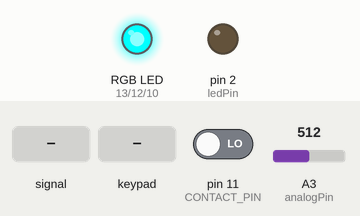
Recording of a sketch running on a simulated Arduino Uno, built with avr-gcc and run on an emulated ATmega328P. On the bench: an RGB LED mixed from three pins (HIGH = lit), output pins drawn as LEDs (lit = HIGH). Dashed ring = blinking. Inputs (shaded band) come from the test bench; at power-on: pin 11 (CONTACT_PIN) LOW, A3 (analogPin) = 512. What the sketch prints to the serial monitor is not drawn.

Above: at 1.2 s.
1.3 s: A3 (analogPin) fed a 200 Hz sine of ±255 counts around its level
4.3 s: keypad keys 1 2 3 4 pressed 0.4 s apart
At 6.35 s:
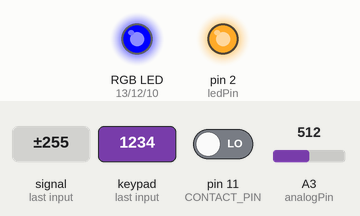
7.4 s: key '*' pressed
At 8.8 s:
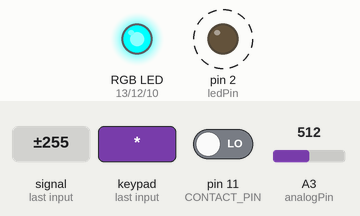
9.1 s: keypad keys 1 3 9 7 pressed 0.4 s apart
At 10.9 s:
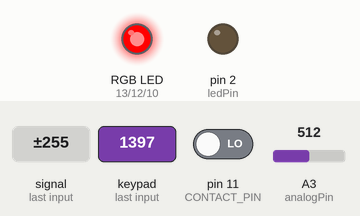
12.8 s: keypad keys 1 3 9 7 # pressed 0.4 s apart
At 14.8 s:
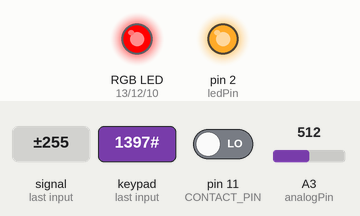
16.5 s: pin 11 (CONTACT_PIN) driven HIGH
At 17.1 s:
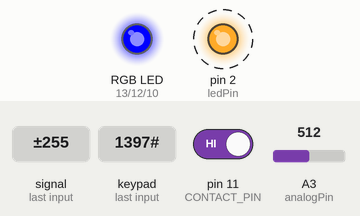
Timing chart, 0 to 48.0 s (numbered marks = the images above; inputs shaded):
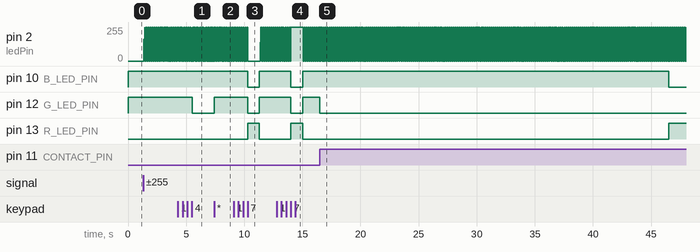

Measured:
- after the input at 4.3 s, pin 12 (G_LED_PIN): HIGH → LOW after 1.2 s
- after the input at 7.4 s, pin 12 (G_LED_PIN): LOW → HIGH at once
- after the input at 9.1 s, pin 10 (B_LED_PIN), pin 12 (G_LED_PIN): HIGH → LOW after 1.2 s, → HIGH 1.0 s later; pin 13 (R_LED_PIN): LOW → HIGH after 1.2 s, → LOW 1.0 s later
- after the input at 12.8 s, pin 10 (B_LED_PIN), pin 12 (G_LED_PIN): HIGH → LOW after 1.2 s, → HIGH 1.0 s later; pin 13 (R_LED_PIN): LOW → HIGH after 1.2 s, → LOW 1.0 s later
- after the input at 16.5 s, pin 12 (G_LED_PIN): HIGH → LOW at once
- by itself, pin 2 (ledPin): alternates 255/255 for 0.02 s and 0/255 for 0.02 s

The sketch:

Experimento1.ino
```cpp
#include <Keypad.h>

//Specified password
const int claves = 4;
const String KEY[claves] = {"1234" , "2223" , "3456", "4444"};
const int keySize = 4;

//Time in milliseconds which the system is locked
const int LOCK_TIME = 30000;

//Keypad rows
const byte ROWS = 4;

//Keypad columns
const byte COLS = 3;

//Maximum number of attempts allowed
const byte maxAttempts = 3;

//Keypad mapping matrix
char hexaKeys[ROWS][COLS] = {
  {
    '1', '2', '3'
  }
  ,
  {
    '4', '5', '6'
  }
  ,
  {
    '7', '8', '9'
  }
  ,
  {
    '*', '0', '#'
  }
};

//Keypad row pins definition
byte rowPins[ROWS] = {
  9, 8, 7, 6
};

//Keypad column pins definition
byte colPins[COLS] = {
  5, 4, 3
};

//Keypad library initialization
Keypad customKeypad = Keypad(makeKeymap(hexaKeys), rowPins, colPins, ROWS, COLS);

//Current key variable
String currentKey;

//If the number of current attempts exceeds the maximum allowed
boolean block;

int analogPin = 3;     // potentiometer wiper (middle terminal) connected to analog pin 3
int ledPin = 2;                       // outside leads to ground and +5V
int val = 0;           // variable to store the value read
            //  setup serial
int pirState = LOW;


//Button pin
const int CONTACT_PIN = 11;

//R LED pin
const int R_LED_PIN = 13;

//G LED pin
const int G_LED_PIN = 12;

//B LED pin
const int B_LED_PIN = 10;

//Door state
boolean open;

//Attribute that defines the button state
boolean buttonState;

//Current time when the button is tapped
long currTime;

//Number of current attempts
byte attempts;

void setup()
{
  Serial.begin(9600);
  pinMode(ledPin, OUTPUT);

  buttonState = false;

  pinMode(R_LED_PIN, OUTPUT);
  pinMode(G_LED_PIN, OUTPUT);
  pinMode(B_LED_PIN, OUTPUT);
  pinMode(CONTACT_PIN,INPUT);

  currentKey = "";
  open = false;
  attempts = 0;
  block = false;

  analogWrite(R_LED_PIN, 0);
  analogWrite(G_LED_PIN, 255);
  analogWrite(B_LED_PIN, 255);
}

void loop()
{

   //Button input read and processing
  if(!buttonState)
  {
    if(digitalRead(CONTACT_PIN)) {
      currTime = millis();
      buttonState = true;
       setColor(0, 0, 255);
      open = true;
      attempts = 0;
      Serial.println("Door opened!!");
    }
  }
  else {
    if(digitalRead(CONTACT_PIN)) {
      if((millis()-currTime)>=30000) {
        setColor(255, 0, 0);
        currTime = millis();
        Serial.println("Door opened too much time!!");
      }
  }else {
    if(digitalRead(CONTACT_PIN)) {
      open=true;
    }else{
      open = false;
      buttonState = false;
      setColor(0, 255, 255);
      Serial.println("Door closed!!");
    }
  }
  }

  val = analogRead(analogPin);     // read the input pin
  if (val >670) {            // check if the input is HIGH
    digitalWrite(ledPin, HIGH);  // turn LED ON
    if (pirState == LOW) {
      // we have just turned on
      Serial.println("Motion detected!");
      // We only want to print on the output change, not state
      pirState = HIGH;
    }
  } else {
    digitalWrite(ledPin, LOW); // turn LED OFF
    if (pirState == HIGH){
      // we have just turned of
      Serial.println("Motion ended!");
      // We only want to print on the output change, not state
      pirState = LOW;
    }// debug value
}


  char customKey;

  if(!block) {
    //Selected key parsed;
    customKey = customKeypad.getKey();
  }
  else {
    Serial.println("Number of attempts exceeded");
    while(true);
  }

  //Verification of input and appended value
  if (customKey) {
    currentKey+=String(customKey);
    Serial.println(currentKey);
  }

  //If the current key contains '*' and door is open
  if(open && currentKey.endsWith("*")) {
    open = false;
    setColor(0, 255, 255);
    Serial.println("Door closed");
    digitalWrite(10,LOW);
    currentKey = "";
    check();
  }
  //If the current key contains '#' reset attempt
  if(currentKey.endsWith("#")&&currentKey.length()<=keySize) {
    currentKey = "";
    Serial.println("Attempt deleted");
  }

  //If current key matches the key length
  if (currentKey.length()== keySize)
  {
    int i = 0;
    boolean centinela = false;
    while(i<claves && centinela == false){

    if(currentKey == KEY[i] && !((millis()-currTime)>=30000))
    {
      digitalWrite(10,HIGH);
      open = true;
       centinela = true;
      Serial.println("Door opened!!");
     check();
      attempts = 0;
      i=claves;
    }
    else if (currentKey != KEY[i]) {
      i++;
     }
     else if(currentKey == KEY[i] && ((millis()-currTime)>=30000))
     {
      digitalWrite(10,HIGH);
      open = true;
      centinela = true;
      check();
      attempts = 0;
      i=claves;
     }

  }
    if(i == claves && centinela==false){
      attempts++;
      currentKey = "";
      setColor(255,0,0);
      delay(1000);
      setColor(0,255,255);
      Serial.println("Number of attempts: "+String(attempts));
      if(attempts>=maxAttempts)
      {
        setColor(255,0,0);
        delay(LOCK_TIME);
        setColor(0,255,255);
        attempts=0;
        currTime = millis();
    }
  }
 }
}

//Method that outputs the RGB specified color
void check(){
         if(open==true && (millis()-currTime)>=30000)
        {
          setColor(255,0,0);
          Serial.println("Door opened too much time!!");
              }
          else if (open==true && !((millis()-currTime)>=30000))
          {
            setColor(0,0,255);
          }
   else if(open==false)
  {
     setColor(0,255,255);
     currTime = millis();
  }
}
void setColor(int redValue, int greenValue, int blueValue) {
  analogWrite(R_LED_PIN, redValue);
  analogWrite(G_LED_PIN, greenValue);
  analogWrite(B_LED_PIN, blueValue);
}
```
